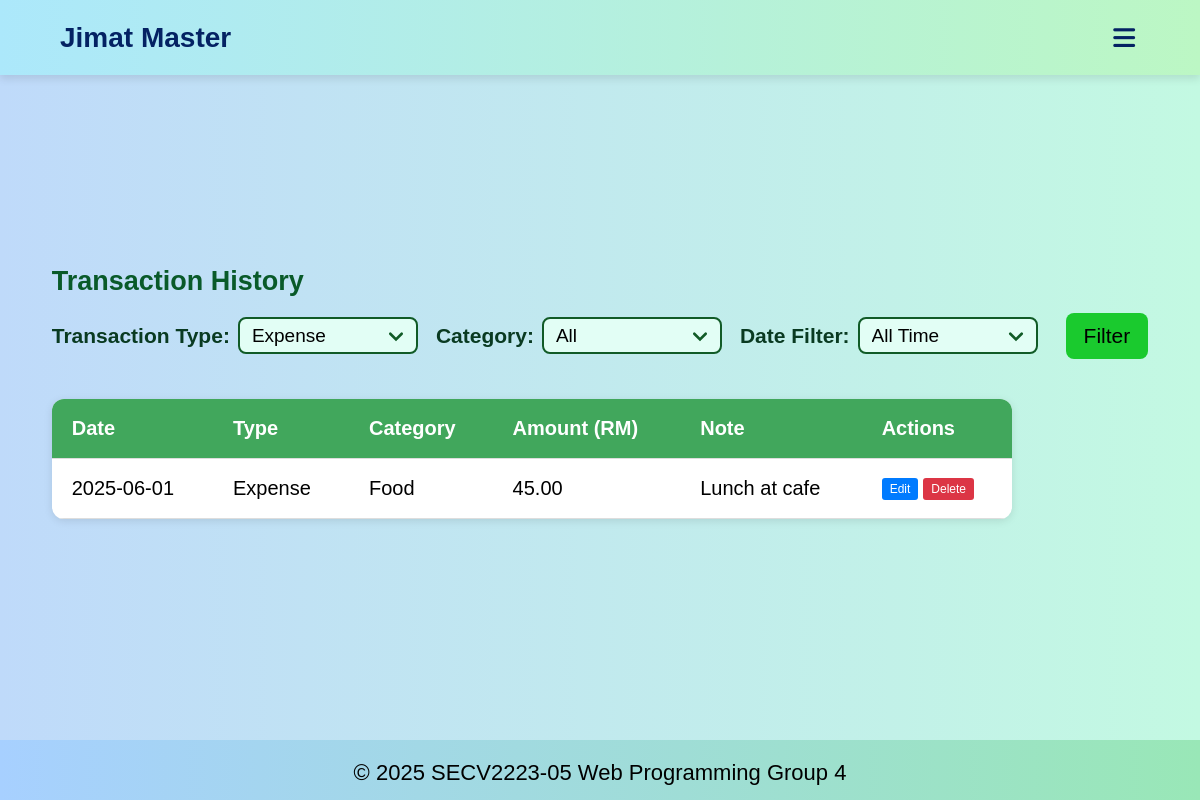
The page /overview.php?type=expense (signed in) on the database its author committed.
### tables this page shows
CREATE TABLE IF NOT EXISTS transactions (
    transaction_id INT AUTO_INCREMENT PRIMARY KEY,
    user_id INT NOT NULL,
    category_id INT NOT NULL,
    type ENUM('income', 'expense') NOT NULL,
    amount DECIMAL(10,2) NOT NULL,
    note TEXT,
    date DATE,
    FOREIGN KEY (user_id) REFERENCES users(user_id) ON DELETE CASCADE,
    FOREIGN KEY (category_id) REFERENCES categories(category_id) ON DELETE CASCADE
);

CREATE TABLE IF NOT EXISTS categories (
    category_id INT AUTO_INCREMENT PRIMARY KEY,
    name VARCHAR(50) NOT NULL,
    type VARCHAR(50) NOT NULL  
);

### overview.php (the view, shortened to what this page needs)
<!DOCTYPE html>
<html lang="en">
<head>
    <link rel="stylesheet" href="style.css">
    <link rel="stylesheet" href="https://cdnjs.cloudflare.com/ajax/libs/font-awesome/6.1.0/css/all.min.css">
</head>
<body>
    <?php
    include 'includes/db.php';
    $user_id = $_SESSION['user_id'];
    ?>
    <header>
        <nav aria-label="Main Navigation">
            <div class="headername">Jimat Master</div>
            <i class="fa-solid fa-bars" id="menuicon"></i>
        </nav>
    </header>
    <main class="overviewmain">
        <section id="overview">
            <h2>Transaction History</h2>
            <form method="GET" action="overview.php">
                <div class="filtergroup">
                    <label for="transactionType">Transaction Type:</label>
                    <select id="OtransactionType" name="type" onchange="this.form.submit()" required>
                        <?php
                        $selectedType = isset($_GET['type']) ? $_GET['type'] : 'all';
                        ?>
                        <option value="expense" <?php echo ($selectedType == 'expense') ? 'selected' : ''; ?>>Expense</option>
                    </select>
                </div>
                <div class="filtergroup">
                    <label for="category">Category:</label>
                    <select name="category" id="Ocategory">
                        <option value="">All</option>
                    </select>
                </div>
                <div class="filtergroup">
                    <label for="date_filter">Date Filter:</label>
                    <select name="date_filter" id="Odate_filter">
                        <option value="" <?php echo (!isset($_GET['date_filter']) || $_GET['date_filter'] == '') ? 'selected' : ''; ?>>All Time</option>
                    </select>
                </div>
                <div class="filtergroup">
                    <button type="submit" class="filterbtn">Filter</button>
                </div>
            </form>
            <?php
            $selectedType = isset($_GET['type']) ? $_GET['type'] : 'all';
            if ($selectedType === 'all') {
                $transactionTypes = ['income', 'expense'];
                foreach ($transactionTypes as $currentType) {
                    echo "<h3>" . ucfirst($currentType) . " Transactions</h3>";
                    echo "<table>";
                    echo "<thead>
                            <tr>
                                <th>Date</th>
                                <th>Category</th>
                                <th>Amount (RM)</th>
                                <th>Note</th>
                                <th>Actions</th>
                            </tr>
                          </thead>";
                    echo "<tbody>";
                    $sql = "SELECT t.*, c.name AS category_name FROM transactions t
                            JOIN categories c ON t.category_id = c.category_id
                            WHERE t.user_id = ? AND t.type = ?";
                    $params = [$user_id, $currentType];
                    $types = "is";
                    if (!empty($_GET['category'])) {
                        $sql .= " AND t.category_id = ?";
                        $params[] = $_GET['category'];
                        $types .= "i";
                    }
                    if (!empty($_GET['date_filter']) && is_numeric($_GET['date_filter'])) {
                        $days = (int)$_GET['date_filter'];
                        $sql .= " AND t.date >= DATE_SUB(CURDATE(), INTERVAL ? DAY)";
                        $params[] = $days;
                        $types .= "i";
                    }
                    $sql .= " ORDER BY t.date DESC, t.transaction_id DESC";
                    $stmt = $conn->prepare($sql);
                    if ($stmt) {
                        $stmt->bind_param($types, ...$params);
                        $stmt->execute();
                        $result = $stmt->get_result();
                        if ($result->num_rows > 0) {
                            $total = 0;
                            while ($row = $result->fetch_assoc()) {
                                $total += $row['amount'];
                                echo "<tr id='row-{$row['transaction_id']}'>
                                        <td class='date-cell'>" . htmlspecialchars($row['date']) . "</td>
                                        <td class='category-cell' data-category-id='" . htmlspecialchars($row['category_id']) . "'>" . htmlspecialchars($row['category_name']) . "</td>
                                        <td class='amount-cell'>" . number_format($row['amount'], 2) . "</td>
                                        <td class='note-cell'>" . htmlspecialchars($row['note']) . "</td>
                                        <td class='action-cell'>
                                            <div class='action-buttons'>
                                                <button class='btn-edit' onclick='editTransaction({$row['transaction_id']})'>Edit</button>
                                                <button class='btn-delete' onclick='deleteTransaction({$row['transaction_id']})'>Delete</button>
                                            </div>
                                        </td>
                                      </tr>";
                            }
                            echo "<tr style='font-weight: bold; background-color: #f0f0f0;'>
                                    <td colspan='3'>Total " . ucfirst($currentType) . "</td>
                                    <td>RM " . number_format($total, 2) . "</td>
                                    <td></td>
                                  </tr>";
                        } else {
                            echo "<tr><td colspan='5' style='text-align: center; padding: 20px;'>No " . $currentType . " transactions found.</td></tr>";
                        }
                        $stmt->close();
                    } else {
                        echo "<tr><td colspan='5' style='text-align: center; padding: 20px; color: red;'>Error preparing query: " . htmlspecialchars($conn->error) . "</td></tr>";
                    }
                    echo "</tbody>";
                    echo "</table>";
                    echo "<br>";
                }
            } else {
                echo "<table>";
                echo "<thead>
                        <tr>
                            <th>Date</th>
                            <th>Type</th>
                            <th>Category</th>
                            <th>Amount (RM)</th>
                            <th>Note</th>
                            <th>Actions</th>
                        </tr>
                      </thead>";
                echo "<tbody>";
                $sql = "SELECT t.*, c.name AS category_name FROM transactions t
                        JOIN categories c ON t.category_id = c.category_id
                        WHERE t.user_id = ?";
                $params = [$user_id];
                $types = "i";
                if (!empty($_GET['type']) && $_GET['type'] !== 'all') {
                    $sql .= " AND t.type = ?";
                    $params[] = $_GET['type'];
                    $types .= "s";
                }
                $sql .= " ORDER BY t.date DESC, t.transaction_id DESC";
                $stmt = $conn->prepare($sql);
                if ($stmt) {
                    $stmt->bind_param($types, ...$params);
                    $stmt->execute();
                    $result = $stmt->get_result();
                    if ($result->num_rows > 0) {
                        while ($row = $result->fetch_assoc()) {
                            echo "<tr id='row-{$row['transaction_id']}'>
                                    <td class='date-cell'>" . htmlspecialchars($row['date']) . "</td>
                                    <td class='type-cell'>" . htmlspecialchars(ucfirst($row['type'])) . "</td>
                                    <td class='category-cell' data-category-id='" . htmlspecialchars($row['category_id']) . "'>" . htmlspecialchars($row['category_name']) . "</td>
                                    <td class='amount-cell'>" . number_format($row['amount'], 2) . "</td>
                                    <td class='note-cell'>" . htmlspecialchars($row['note']) . "</td>
                                    <td class='action-cell'>
                                        <div class='action-buttons'>
                                            <button class='btn-edit' onclick='editTransaction({$row['transaction_id']})'>Edit</button>
                                            <button class='btn-delete' onclick='deleteTransaction({$row['transaction_id']})'>Delete</button>
                                        </div>
                                    </td>
                                  </tr>";
                        }
                    } else {
                        echo "<tr><td colspan='6' style='text-align: center; padding: 20px;'>No transactions found.</td></tr>";
                    }
                } else {
                    echo "<tr><td colspan='6' style='text-align: center; padding: 20px; color: red;'>Error preparing query: " . htmlspecialchars($conn->error) . "</td></tr>";
                }
                echo "</tbody>";
                echo "</table>";
            }
            ?>
        </section>
    </main>
    <footer>
        <div class="footercontainer">
            <p>
                <span class="footeryear">&copy; <span id="current-year"></span> SECV2223-05</span>
                <span class="footergroup">Web Programming Group 4</span>
            </p>
        </div>
    </footer>
</body>
</html>

### rows shown on the page
transactions: date "2025-06-01", type "Expense", category.name "Food", amount "45.00", note "Lunch at cafe"
